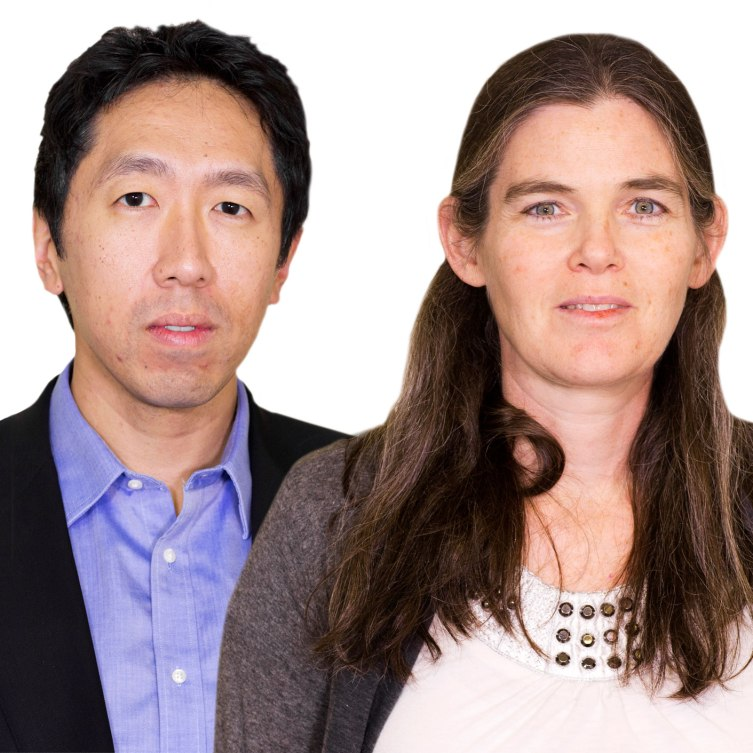
#> input picture andrew wife.jpg, 753 x 753 px, found by its file name; its folder holds only this picture in this run
$ jupyter execute --allow-errors oneShotter.ipynb   (shell and % lines are left out)
#> lines starting #> are read from the running program, lines starting #| are printed output that depends on the picture
[cell 1]
import numpy as np
import cv2
from keras_vggface.vggface import VGGFace
import matplotlib.pyplot as plt

[cell 2]
from google.colab import drive
from os import listdir
drive.mount('/data')

[cell 3]
from zipfile import ZipFile
#> (the rest of this cell did not finish here and is left out)

[cell 4]
face_cascade = cv2.CascadeClassifier('./oneShotter/haarcascade_frontalface_default.xml')

[cell 5]
img = cv2.imread('./oneShotter/andrew1.jpg')
img2 = np.copy(img)
#> (the rest of this cell did not finish here and is left out)

#> (a cell that did not finish here is left out)

#> (a cell that did not finish here is left out)

#> (a cell that did not finish here is left out)

#> (a cell that did not finish here is left out)

[cell 10]
andrew_wife = cv2.imread('./oneShotter/andrew wife.jpg')
#> andrew_wife is the input picture: shape (753, 753, 3); mean B, G, R 140, 142, 163.7
aw_copy = np.copy(andrew_wife)
aw_copy = cv2.cvtColor(aw_copy, cv2.COLOR_BGR2RGB)
image = []
gray = cv2.cvtColor(andrew_wife, cv2.COLOR_BGR2GRAY)
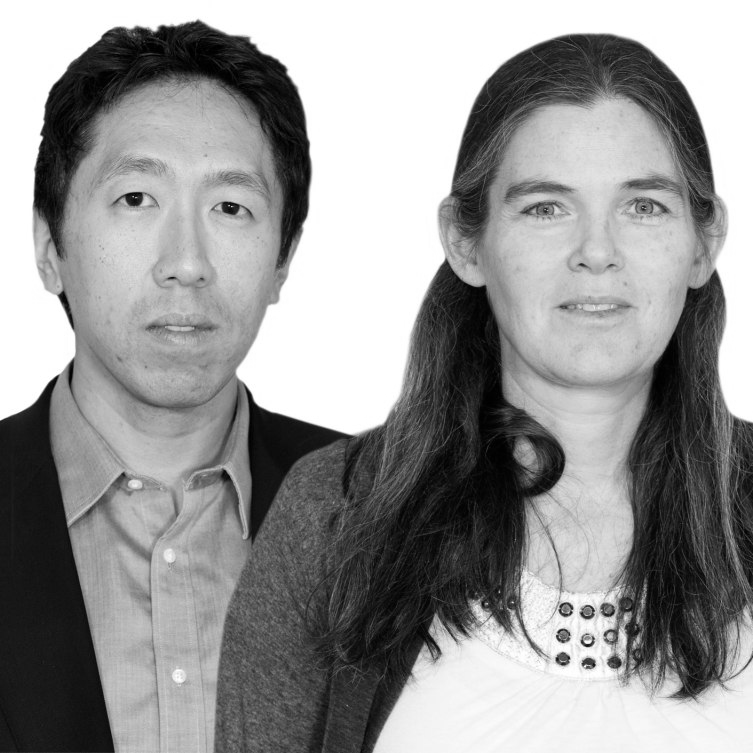
#> gray: shape (753, 753); min 0, max 255, mean 148.3
faces = face_cascade.detectMultiScale(gray, 3, 5)
#> faces = [[76, 121, 216, 216], [489, 130, 216, 216]]
for (x,y,w,h) in faces:
    cv2.rectangle(aw_copy,(x,y),(x+w,y+h),(255,0,0),2)
    image.append(aw_copy[y:y+h, x:x+w])
#> this loop made 2 passes
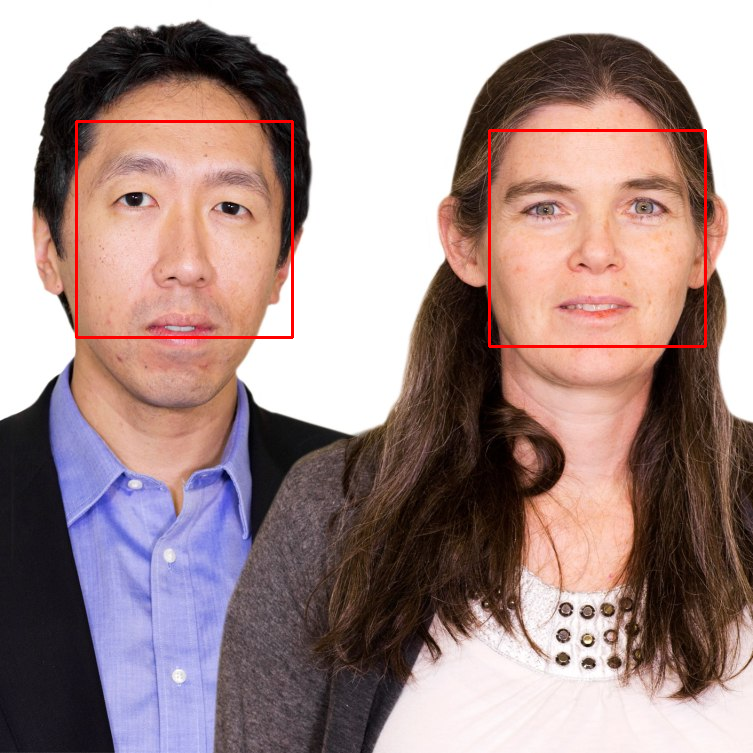
#> aw_copy: shape (753, 753, 3); mean R, G, B 164.6, 140.9, 139.1
#> after the loop, image = 2 items

plt.imshow(aw_copy)

[cell 11]
plt.imshow(image[0])
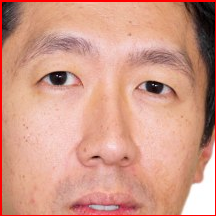
#> shown: shape (216, 216, 3); mean R, G, B 210.3, 153.6, 135.5

[cell 12]
plt.imshow(image[1])
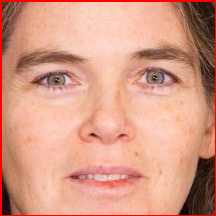
#> shown: shape (216, 216, 3); mean R, G, B 214.2, 154.2, 133.4

[cell 13]
andrew = cv2.resize(image[1], (224,224))
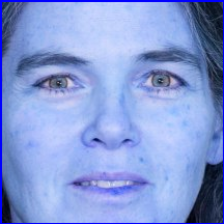
#> andrew: shape (224, 224, 3); mean of channels 0, 1, 2 214.1, 154.1, 133.3; drawn as B, G, R
andrew = np.expand_dims(andrew, axis=0)
#> (the rest of this cell did not finish here and is left out)

[cell 14]
from scipy.spatial.distance import cosine

#> (a cell that did not finish here is left out)

[cell 16]
andrew = cv2.resize(image[0], (224,224))
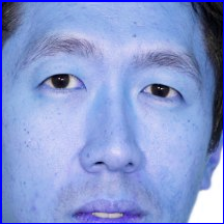
#> andrew: shape (224, 224, 3); mean of channels 0, 1, 2 210.2, 153.5, 135.4; drawn as B, G, R
andrew = np.expand_dims(andrew, axis=0)
#> (the rest of this cell did not finish here and is left out)

$ run again, on andrew1.jpg
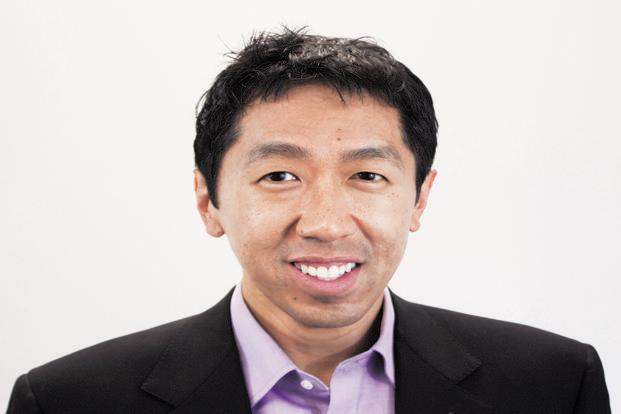
#> input picture andrew1.jpg, 621 x 414 px, found by its file name
#> img is the input picture: shape (414, 621, 3); mean B, G, R 178.4, 180.9, 192
#> `gray = cv2.cvtColor(img2, cv2.COLOR_BGR2GRAY)`:
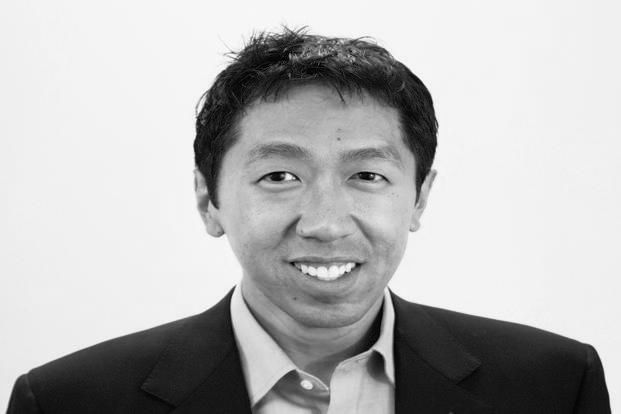
#> gray: shape (414, 621); min 0, max 255, mean 181.6
#> faces = [[208, 87, 227, 227]]
#> the loop `for (x,y,w,h) in faces:` made 1 pass
#> after the loop `for (x,y,w,h) in faces:`:
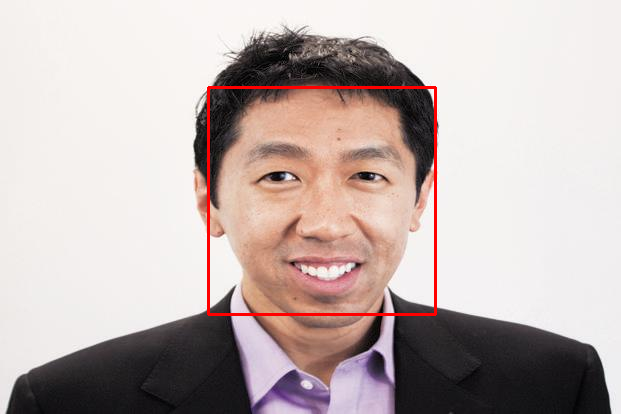
#> img2: shape (414, 621, 3); mean R, G, B 193.2, 179.5, 177
